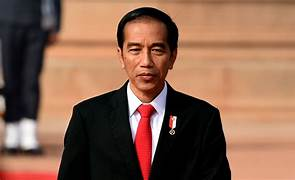
#> input picture PreFung6/g2.jpg, 295 x 180 px, found by its file name
$ python percobaan3.py
#> lines starting #> are read from the running program, lines starting #| are printed output that depends on the picture
from PIL import Image, ImageEnhance

img = Image.open('C:/Users/Asus/Desktop/PreFung6/PreFung6/g2.jpg')
#> img is the input picture: PIL image 295x180 RGB; mean R, G, B 138, 99.5, 79.6

enhancer = ImageEnhance.Brightness(img)
brightened_image = enhancer.enhance(1.5)
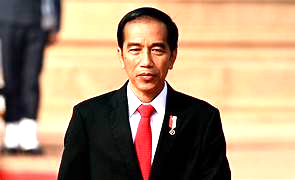
#> brightened_image: PIL image 295x180 RGB; mean R, G, B 171.5, 146.5, 116.7

enhancer = ImageEnhance.Contrast(brightened_image)
final_image = enhancer.enhance(1.2)
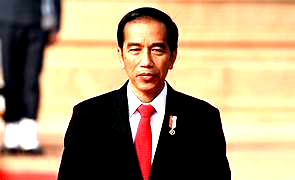
#> final_image: PIL image 295x180 RGB; mean R, G, B 168.1, 147.4, 113.7

final_image.save('hasil_edit_3.webp')

final_image.show()

$ run again, with PreFung6/g1.jpg copied over PreFung6/g2.jpg
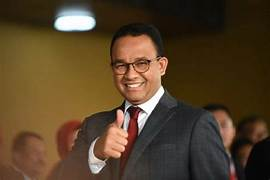
#> input picture PreFung6/g1.jpg, 270 x 180 px, found by its file name
#> img is the input picture: PIL image 270x180 RGB; mean R, G, B 84.7, 64.7, 40.4
#> `brightened_image = enhancer.enhance(1.5)`:
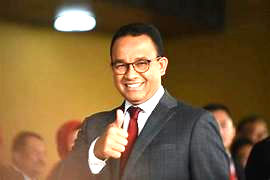
#> brightened_image: PIL image 270x180 RGB; mean R, G, B 121.6, 94.4, 58.1
#> `final_image = enhancer.enhance(1.2)`:
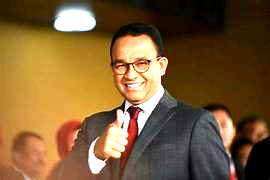
#> final_image: PIL image 270x180 RGB; mean R, G, B 123.5, 92.1, 51.8
